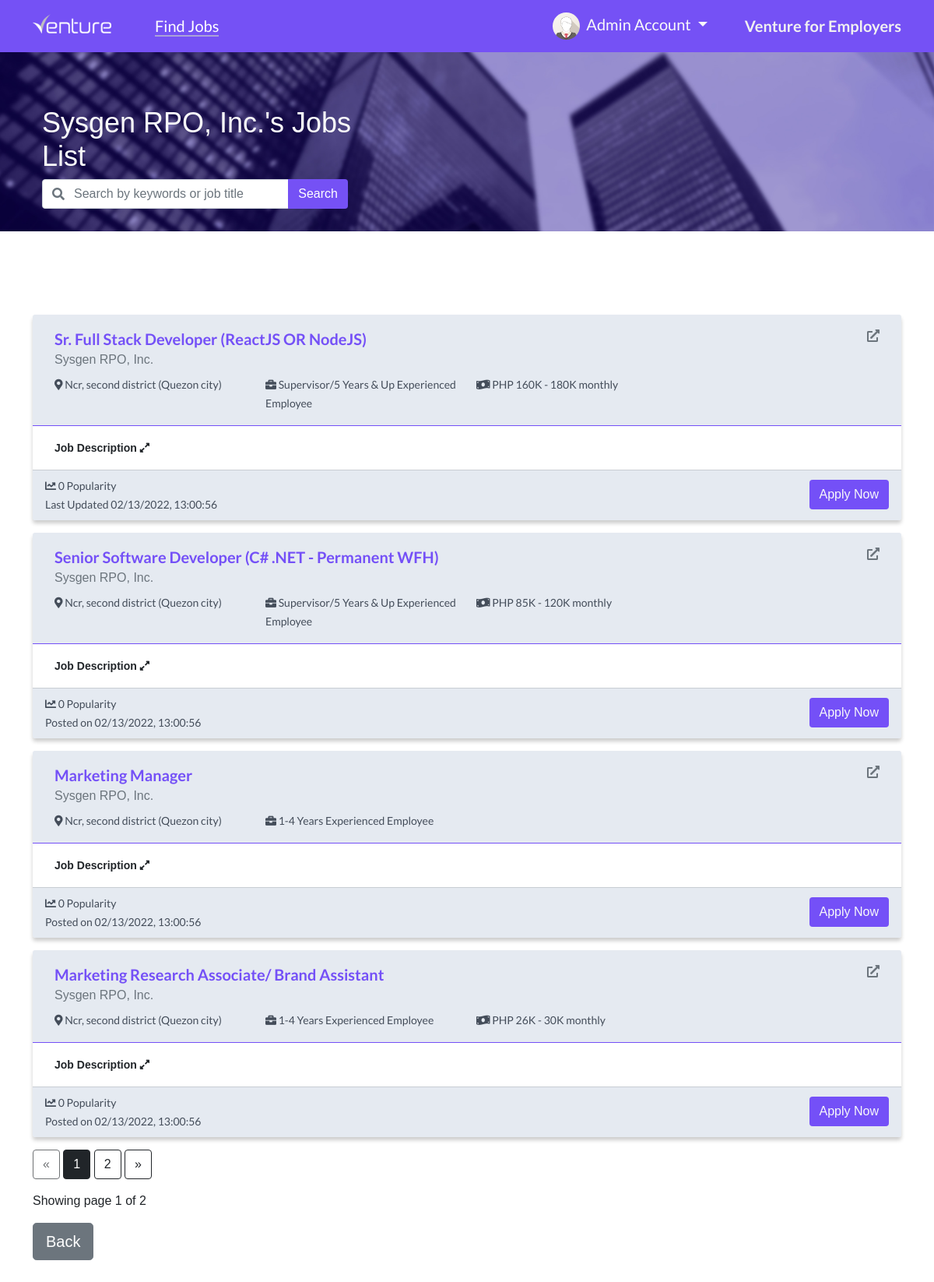
Before: /posts/Sysgen RPO, Inc. (signed in) with the older database file.
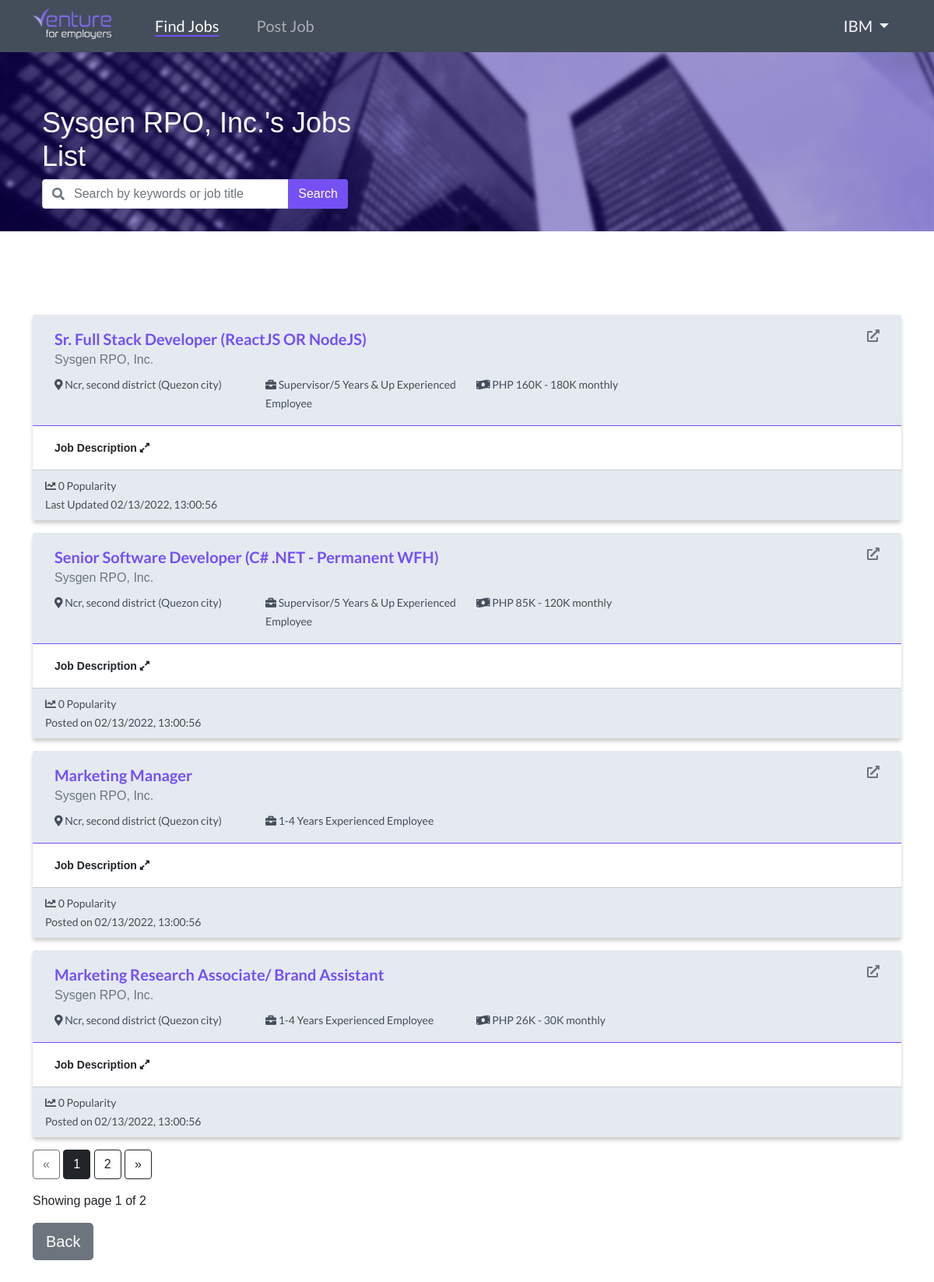
After: the same page with the newer database file.
### website/models.py (models this page shows)
class User(db.Model, UserMixin):
    id = db.Column(db.Integer, primary_key=True)
    email = db.Column(db.String(150), unique=True)
    username = db.Column(db.String(150), unique=True)
    firstname = db.Column(db.String(150))
    lastname = db.Column(db.String(150))
    company = db.Column(db.String(150))
    password = db.Column(db.String(150))
    usertype = db.Column(db.String(10))
    gender = db.Column(db.String(10))
    date_created = db.Column(db.DateTime, default=datetime.now())
    date_updated = db.Column(db.DateTime(
        timezone=True), onupdate=datetime.now())
    posts = db.relationship('Post', backref='user', passive_deletes="True")
    likes = db.relationship('Like', backref='user', passive_deletes="True")

class Post(db.Model):
    id = db.Column(db.Integer, primary_key=True)
    title = db.Column(db.Text, nullable=False)
    text = db.Column(db.Text, nullable=False)
    date_created = db.Column(db.DateTime, default=datetime.now())
    date_updated = db.Column(db.DateTime(
        timezone=True), onupdate=datetime.now())
    author = db.Column(db.Integer, db.ForeignKey(
        'user.id', ondelete="CASCADE"), nullable="False")
    company = db.Column(db.String(150), nullable="False")
    likes = db.relationship('Like', backref='post', passive_deletes="True")
    location = db.Column(db.Text, nullable=False)
    location1 = db.Column(db.Text, nullable=False)
    salary = db.Column(db.Text, nullable=True)
    salary1 = db.Column(db.Text, nullable=True)
    level = db.Column(db.Text, nullable=False)
    experience = db.Column(db.Text, nullable=False)
    specialization = db.Column(db.Text, nullable=False)
    qualification = db.Column(db.Text, nullable=True)
    qualification1 = db.Column(db.Text, nullable=True)
    qualification2 = db.Column(db.Text, nullable=True)
    qualification3 = db.Column(db.Text, nullable=True)
    qualification4 = db.Column(db.Text, nullable=True)
    jobtype = db.Column(db.Text, nullable=False)

### website/views.py (the view)
@views.route("/posts/<company>")
@login_required
def posts(company):
    searchbar = request.args.get('searchbar')
    page = request.args.get('page', 1, type=int)
    if searchbar :
        posts_no_paginate = Post.query.filter_by(company=company).filter(Post.title.contains(searchbar)).order_by(Post.date_created.desc())
        posts = Post.query.filter_by(company=company).filter(Post.title.contains(searchbar)).order_by(Post.date_created.desc()).paginate(page=page, per_page=posts_no_paginate.count())
        results = posts_no_paginate.count()
        if results > 0:
            flash('Search Results: '+ str(results), category='success')
        else:
            flash('No results found', category='error')
    else:
        posts = Post.query.filter_by(company=company).order_by(Post.date_created.desc()).paginate(page=page, per_page=4)
    if not posts:
        flash('No user with that company exists.', category='error')
        return redirect(url_for('views.home'))
    return render_template('user/posts.html', user=current_user, posts=posts, company=company)

### website/__init__.py (called while the page is built)
def create_app():
    app = Flask(__name__)
    app.config['SECRET_KEY'] = "helloworld"
    app.config['SQLALCHEMY_DATABASE_URI'] = f'sqlite:///{DB_NAME}'
    app.config['SQLALCHEMY_TRACK_MODIFICATIONS'] = True
    db.init_app(app)
    from .views import views
    from .auth import auth
    app.register_blueprint(views, url_prefix="/")
    app.register_blueprint(auth, url_prefix="/")
    from .models import User, Post
    create_database(app)
    login_manager = LoginManager()
    login_manager.login_view = "auth.login"
    login_manager.init_app(app)
    @login_manager.user_loader
    def load_user(id):
        return User.query.get(int(id))
    return app

### website/templates/user/posts.html (shortened to what this page needs)
{% extends "user/company_profile_post.html" %}
{% block header %}
<section id="header_section">
    <div class="container">
        <div class="row">
            <div class="col-md-5">
                <h1 id="findjobs_heading">{{ company }}'s Jobs List</h1>
                {% if active_page == "add_post" %}
                {% elif active_page == "edit_post" %}
                {% elif active_page == "view_single_post" %}
                {% elif active_page == "edit_password" %}
                {% elif active_page == "edit_post" %}
                {% elif active_page == "edit_profile" %}
                {% elif active_page == "view_profile" %}
                {% else %}
                <form class="d-flex" method="GET">
                    <div class="input-group me-5">
                        <span class="input-group-text bg-white" id="basic-addon1"><i
                                class="fas fa-search text-secondary"></i></span>
                        <input class="form-control border-start-0" type="search"
                            placeholder="Search by keywords or job title" aria-label="Search" name="searchbar"
                            aria-describedby="basic-addon1">
                        <button class="btn" id="search_button" type="submit">Search</button>
                    </div>
                </form>
                {% endif %}
            </div>
            <div class="col-md-7">
            </div>
        </div>
    </div>
</section>
{% endblock %}
{% block footer %}
<div class="container">
    <a class="float-start mb-5" href="/home"><button class="btn btn-lg btn-secondary">Back</button></a>
</div>
{% endblock %}

### website/templates/user/company_profile_post.html (shortened to what the changed rows need)
{% extends "user/base.html" %}
{% set active_page = "view_post" %}
{% block content %}
{% block header %}{% endblock %}
<section>
    <div class="container" id="posts">
        {% if posts.items|length > 0 %}
        {% for post in posts.items %}
        <div class="card mb-3" id="post_container">
            <div class="card-header" id="post_card_header">
                <div class="row pt-2">
                    <div class="col-6">
                        <span class="fw-bold" id="job_title">
                            {{ post.title }}
                        </span><br>
                        <a class="text-secondary text-decoration-none" href="/posts/{{ post.user.company }}">{{
                            post.user.company
                            }}</a>
                    </div>
                    <div class="col">
                        <div class="btn-group float-end">
                            <a href="/post/{{ post.id }}" class="text-secondary"><i
                                    class="fas fa-external-link-alt"></i></a>
                        </div>
                    </div>
                </div>
                <div class="row mt-2">
                    <div class="col-md-3">
                        <span class="post_card_header_text"><i class="fas fa-map-marker-alt"></i> {{
                            post.location.capitalize() }} ({{ post.location1.capitalize() }})</span><br>
                    </div>
                    <div class="col-md-3">
                        <span class="post_card_header_text"><i class="fas fa-briefcase"></i> {{ post.level }}</span>
                    </div>
                    <div class="col-md-3">
                        {% if post.salary == "0" and post.salary1 == "0" %}
                        {% else %}
                        <span class="post_card_header_text"><i class="fas fa-money-bill-wave"></i> PHP {{ post.salary
                            }}K - {{ post.salary1 }}K monthly</span>
                        {% endif %}
                    </div>
                    <div class="col-md-3">
                    </div>
                </div>
            </div>
            <div class="card-body">
                <div class="row">
                    <div class="col">
                        <small class="fw-bold" data-bs-toggle="collapse" href="#collapseExample{{ post.id }}"
                            role="button" aria-expanded="false" aria-controls="collapseExample">
                            Job Description <i class="fas fa-expand-alt"></i>
                        </small>
                    </div>
                </div>
            </div>
            <div class="card-footer" id="post_card_footer">
                <div class="float-start">
                    <small class="post_card_header_text">
                        {% if user.id in post.likes|map(attribute="author")|list %}
                        <i class="fas fa-chart-line text-primary" id="like-button-{{ post.id }}"
                            onclick="like({{ post.id }})"></i>
                        {% else %}
                        <i class="fas fa-chart-line" id="like-button-{{ post.id }}" onclick="like({{ post.id }})"></i>
                        {% endif %}
                        <span id="likes-count-{{ post.id }}">{{ post.likes|length }}</span> Popularity<br>
                    </small>
                    <small class="post_card_header_text">
                        {% if post.date_updated == None %}
                        Posted on {{ post.date_created.strftime("%m/%d/%Y, %H:%M:%S") }}
                        {% else %}
                        Last Updated {{ post.date_updated.strftime("%m/%d/%Y, %H:%M:%S") }}
                        {% endif %}
                    </small>
                </div>
                {% if current_user.company %}
                {% else %}
                <button class="btn mt-1 float-end" id="venture_button">
                    <a class="text-light text-decoration-none" href="mailto:{{ post.user.email }}">Apply Now</a>
                </button>
                {% endif %}
            </div>
        </div>
        {% endfor %}
        {% else %}
        <div align="center">
            <img src="{{ url_for('static',filename='user/img/search.png') }}" width="450" alt=""><br>
            <h4 class="text-muted">No Job Listed.</h4>
        </div>
        {% endif %}
    </div>
</section>
{% endblock %}

### website/templates/user/base.html (shortened to what the changed rows need)
<!DOCTYPE html>
<html lang="en">
<head>
    <link href="https://cdn.jsdelivr.net/npm/bootstrap@5.1.3/dist/css/bootstrap.min.css" rel="stylesheet">
    <link rel="stylesheet" href="https://use.fontawesome.com/releases/v5.15.4/css/all.css">
    <link rel="stylesheet" href="https://cdnjs.cloudflare.com/ajax/libs/trix/1.3.1/trix.css">
    <link rel="stylesheet" href="{{ url_for('static',filename='user/css/style.css') }}">
    <link rel="stylesheet" href="{{ url_for('static',filename='user/css/salary.scss') }}">
    <link rel="stylesheet" href="{{ url_for('static',filename='user/css/slider.css') }}">
    <link rel="stylesheet" href="{{ url_for('static',filename='user/css/fixed.css') }}">
</head>
<body>
    {% if current_user.company %}
    <nav class="navbar navbar-expand-lg navbar-dark fixed-top" id="navbar_employer">
        <div class="container">
            <a class="navbar-brand" href="/home">
                <img id="navbar_logo" src="{{ url_for('static',filename='user/img/venture-employers.ico') }}" width="101px" alt="">
            </a>
            <div class="collapse navbar-collapse" id="navbarSupportedContent">
                <ul class="navbar-nav me-auto mb-2 mb-lg-0">
                    <li class="nav-item">
                        <a href="/home" class="nav-item nav-link mx-3">
                            <span class="{{ 'active_border_bottom2 text-white' if active_page == 'view_post' else '' }}">
                                Find Jobs
                            </span>
                        </a>
                    </li>
                    <li class="nav-item">
                        <a class="nav-item nav-link mx-3" href="/create-post">
                            <span class="{{ 'active_border_bottom2 text-white' if active_page == 'add_post' else '' }}">
                                Post Job
                            </span>
                        </a>
                    </li>
                </ul>
                <li class="d-flex nav-item dropdown">
                    <a class="nav-link text-light dropdown-toggle py-0 ps-0 ms-3" href="#" id="navbarDropdown" role="button"
                        data-bs-toggle="dropdown" aria-expanded="false">
                        <span class="{{ 'active_border_bottom2' if active_page == 'edit_password' or active_page == 'edit_profile' or active_page == 'view_profile' else '' }}">
                            {{ current_user.company }}
                        </span>
                    </a>
                </li>
            </div>
        </div>
    </nav>
    {% else %}
    <nav class="navbar navbar-expand-lg navbar-dark fixed-top" id="navbar_employee">
        <div class="container">
            <a class="navbar-brand" href="/home">
                <img id="navbar_logo" src="{{ url_for('static',filename='user/img/venture-white.ico') }}" width="101px" alt="">
            </a>
            <div class="collapse navbar-collapse" id="navbarSupportedContent">
                <ul class="navbar-nav me-auto mb-2 mb-lg-0">
                    <li class="nav-item">
                        <a href="/home" class="nav-item nav-link mx-3">
                            <span class="{{ 'text-white active_border_bottom' if active_page == 'view_post' else '' }}">
                                Find Jobs
                            </span>
                        </a>
                    </li>
                </ul>
                <li class="d-flex nav-item dropdown">
                    <a class="nav-link py-0 dropdown-toggle ps-0 text-light mx-3" href="#" id="navbarDropdown" role="button"
                        data-bs-toggle="dropdown" aria-expanded="false">
                        {% if(user.gender) == 'Male' %}
                        <img class="rounded-circle me-1" width="35px" src="{{ url_for('static',filename='auth/image/profile_pic/male.png') }}">
                        {% else %}
                        <img class="rounded-circle me-1" width="35px" src="{{ url_for('static',filename='auth/image/profile_pic/female.png') }}">
                        {% endif %}
                        <span class=" {{ 'active_border_bottom' if active_page == 'edit_password' or active_page == 'edit_profile' else '' }}">
                            {{ current_user.firstname }}
                            {{ current_user.lastname }}
                        </span>
                    </a>
                </li>
                <li class="d-flex nav-item">
                    <a class="nav-link px-0 ms-3" href="/user/profile">
                        <span class="fw-bold {{ 'text-white active_border_bottom' if active_page == 'view_profile' else '' }}">
                            Venture for Employers
                        </span>
                    </a>
                </li>
            </div>
        </div>
    </nav>
    {% endif %}
        {% block content %}{% endblock %}
</body>
</html>

Changed rows visible on the page:
changed User: company (not shown) → "IBM"; firstname "Admin" → (not shown); lastname "Account" → (not shown)
shown differently, row unchanged: Post "Sr. Full Stack Developer (ReactJS OR NodeJS)": no longer shows "Apply Now"
shown differently, row unchanged: Post "Senior Software Developer (C# .NET - Permanent WFH)": no longer shows "Apply Now"
shown differently, row unchanged: Post "Marketing Manager": no longer shows "Apply Now"
shown differently, row unchanged: Post "Marketing Research Associate/ Brand Assistant": no longer shows "Apply Now"
Other visible differences:
text no longer shown: "Venture for Employers"
text now shown: "Post Job"
